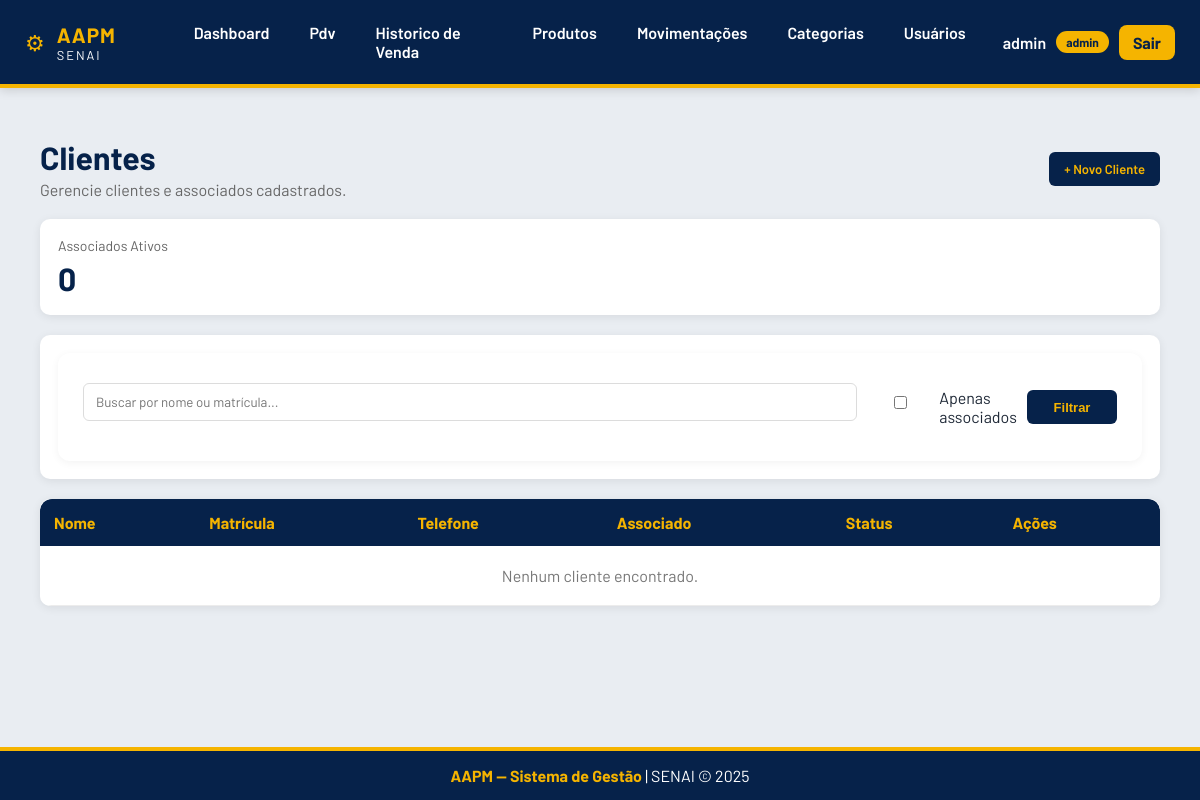
Page /clientes/ (signed in) on the earlier database version.
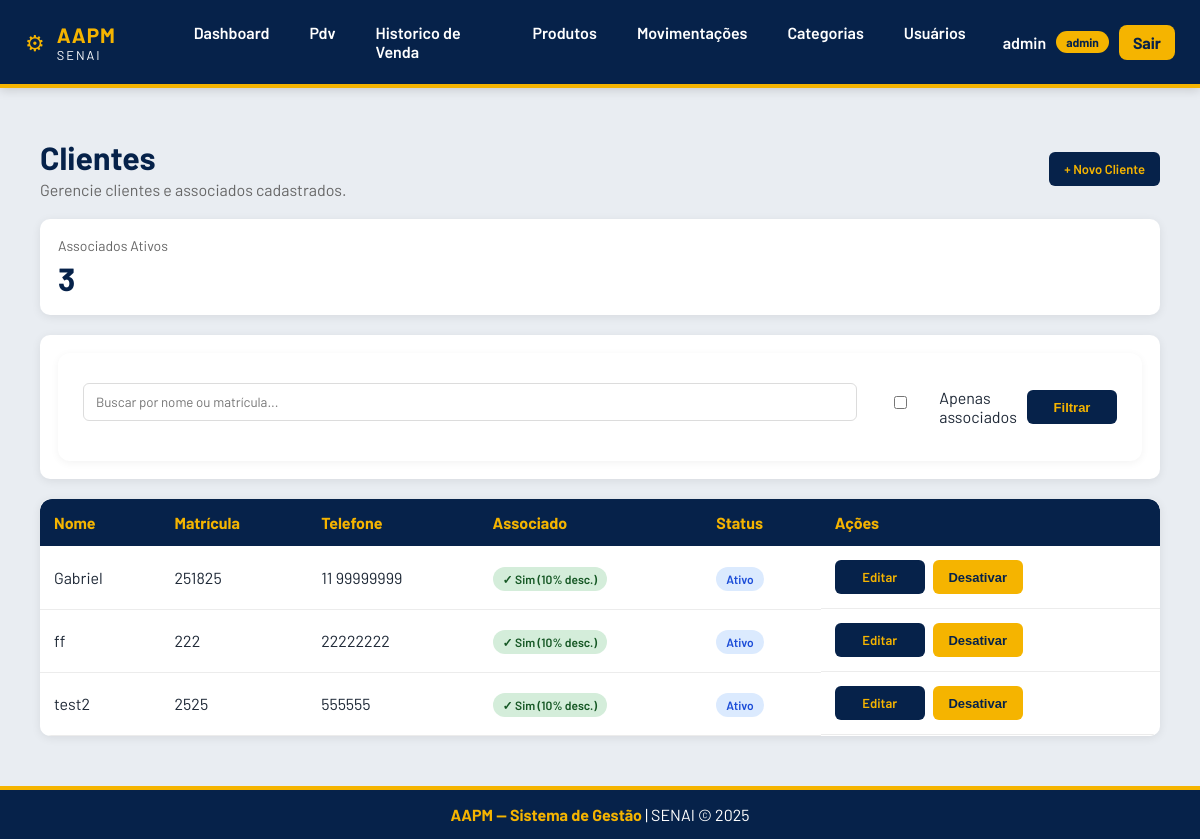
Same page on the later database version.
### app/models/cliente.py (models this page shows, shortened)
class Cliente(Base):
    __tablename__ = "clientes"
    id         = Column(Integer, primary_key=True, index=True)
    nome       = Column(String(150), nullable=False, index=True)
    matricula  = Column(String(50), nullable=True, unique=True)
    telefone   = Column(String(20), nullable=True)
    is_associado = Column(Boolean, default=False, nullable=False)
    ativo      = Column(Boolean, default=True)
    criado_em  = Column(DateTime, server_default=func.now())
    vendas = relationship("Venda", back_populates="cliente")

### app/controllers/cliente_controller.py (the view)
@router.get("/")
def listar_clientes(
    request: Request,
    busca: str = "",
    apenas_associados: bool = False,
    db: Session = Depends(get_db),
    admin = Depends(get_admin)
):
    query = db.query(Cliente)
    if busca:
        query = query.filter(
            Cliente.nome.ilike(f"%{busca}%") |
            Cliente.matricula.ilike(f"%{busca}%")
        )
    if apenas_associados:
        query = query.filter(Cliente.is_associado == True)
    clientes = query.order_by(Cliente.nome).all()
    total_associados = db.query(Cliente).filter(
        Cliente.is_associado == True,
        Cliente.ativo == True
    ).count()
    return templates.TemplateResponse(
        request,
        "clientes/index.html",
        {
            "request":           request,
            "usuario":           admin,
            "clientes":          clientes,
            "busca":             busca,
            "apenas_associados": apenas_associados,
            "total_associados":  total_associados,
        }
    )

### app/templates/clientes/index.html (shortened to what this page needs)
{% extends "base.html" %}
{% block extra_css %}
<link rel="stylesheet" href="/static/css/cliente-index.css">
{% endblock %}
{% block conteudo %}
<div class="clientes-page">
    <div class="clientes-header">
        <div>
            <h1>Clientes</h1>
            <p>Gerencie clientes e associados cadastrados.</p>
        </div>
        <a href="/clientes/novo" class="btn-cliente">
            + Novo Cliente
        </a>
    </div>
    <div class="cliente-stats-card">
        <span class="cliente-stats-title">
            Associados Ativos
        </span>
        <span class="cliente-stats-value">
            {{ total_associados }}
        </span>
    </div>
    <div class="cliente-filter-card">
        <form method="get" action="/clientes" class="cliente-filter-form">
            <input
                type="text"
                name="busca"
                placeholder="Buscar por nome ou matrícula..."
                value="{{ busca }}"
                class="cliente-search"
            >
            <label class="cliente-checkbox">
                <input
                    type="checkbox"
                    name="apenas_associados"
                    value="true"
                    {{ 'checked' if apenas_associados }}
                >
                Apenas associados
            </label>
            <button type="submit" class="btn-cliente">
                Filtrar
            </button>
        </form>
    </div>
    <div class="cliente-table-card">
        <table class="cliente-table">
            <thead>
                <tr>
                    <th>Nome</th>
                    <th>Matrícula</th>
                    <th>Telefone</th>
                    <th>Associado</th>
                    <th>Status</th>
                    <th>Ações</th>
                </tr>
            </thead>
            <tbody>
                {% for c in clientes %}
                <tr>
                    <td>{{ c.nome }}</td>
                    <td>
                        {{ c.matricula or "—" }}
                    </td>
                    <td>
                        {{ c.telefone or "—" }}
                    </td>
                    <td>
                        {% if c.is_associado %}
                        <span class="cliente-badge cliente-badge--associado">
                            ✓ Sim (10% desc.)
                        </span>
                        {% else %}
                        <span class="cliente-badge cliente-badge--normal">
                            Não
                        </span>
                        {% endif %}
                    </td>
                    <td>
                        {% if c.ativo %}
                        <span class="cliente-badge cliente-badge--ativo">
                            Ativo
                        </span>
                        {% else %}
                        <span class="cliente-badge cliente-badge--inativo">
                            Inativo
                        </span>
                        {% endif %}
                    </td>
                    <td class="cliente-actions">
                        <a
                            href="/clientes/{{ c.id }}/editar"
                            class="btn-cliente"
                        >
                            Editar
                        </a>
                        <form
                            action="/clientes/{{ c.id }}/toggle-ativo"
                            method="post"
                        >
                            <button
                                type="submit"
                                class="btn-cliente btn-cliente--warn"
                            >
                                {{ "Desativar" if c.ativo else "Ativar" }}
                            </button>
                        </form>
                    </td>
                </tr>
                {% endfor %}
                {% if not clientes %}
                <tr>
                    <td colspan="6" class="cliente-empty">
                        Nenhum cliente encontrado.
                    </td>
                </tr>
                {% endif %}
            </tbody>
        </table>
    </div>
</div>
{% endblock %}

### app/templates/base.html (shortened to what this page needs)
<!DOCTYPE html>
<html lang="pt-br">
<head>
  <link rel="stylesheet" href="/static/css/base.css">
  <link rel="stylesheet" href="/static/css/auth.css">
  <link rel="stylesheet" href="/static/css/index-inicial.css">
  <link rel="stylesheet" href="/static/css/index-categorias.css">
  {% block extra_css %}{% endblock %}
</head>
<body>
  <header class="header">
    <div class="header-inner">
      <div class="logo-area">
        <div class="logo-icon">⚙</div>
        <div class="logo-text">
          <span class="logo-aapm">AAPM</span>
          <span class="logo-senai">SENAI</span>
        </div>
      </div>
      {% if usuario %}
      <nav class="nav">
        <a href="/"  class="nav-link">Dashboard</a>
        <a href="/pdv/"   class="nav-link">Pdv</a>
        <a href="/pdv/historico"   class="nav-link">Historico de Venda</a>
        <a href="/produtos"   class="nav-link">Produtos</a>
        {% if usuario.role == 'admin' %}
        <a href="/movimentacoes" class="nav-link">Movimentações</a>
        <a href="/categorias" class="nav-link">Categorias</a>
          <a href="/usuarios" class="nav-link">Usuários</a>
        {% endif %}
      </nav>
      <div class="header-user">
        <span class="header-user__name">{{ usuario.nome }}</span>
        <span class="role-badge role-badge--{{ usuario.role|lower }}">{{ usuario.role }}</span>
        <a href="/auth/logout" class="btn-logout">Sair</a>
      </div>
      {% endif %}
    </div>
  </header>
  <main class="main-content">
    {% block conteudo %}{% endblock %}
  </main>
  <footer class="footer">
    <div class="footer-inner">
      <span class="footer-brand">AAPM &mdash; Sistema de Gestão</span>
      <span class="footer-sep">|</span>
      <span class="footer-info">SENAI &copy; 2025</span>
    </div>
  </footer>
</body>
</html>

### app/static/css/base.css (style rules this page uses)
* { margin:0; padding:0; box-sizing:border-box; }
body { font-family:'Barlow', sans-serif; background:#e9edf2; color:#1f2937; min-height:100vh; display:flex; flex-direction:column; }
.header { background:#06224a; border-bottom:4px solid #f5b400; box-shadow:0 2px 10px rgba(0,0,0,.15); }
.header-inner { max-width:1200px; margin:auto; padding:15px 25px; display:flex; align-items:center; justify-content:space-between; }
.logo-area { display:flex; align-items:center; gap:12px; }
.logo-icon { color:#f5b400; font-size:22px; }
.logo-text { display:flex; flex-direction:column; }
.logo-aapm { color:#f5b400; font-weight:700; font-size:1.3rem; letter-spacing:1px; justify-content:space-between; width:100px; }
.logo-senai { color:#fff; font-size:.8rem; letter-spacing:2px; }
.nav { display:flex; gap:12px; justify-content:space-between; width:800px; }
.nav-link { text-decoration:none; color:white; font-weight:600; padding:8px 14px; border-radius:8px; transition:.3s; }
.header-user { display:flex; align-items:center; gap:10px; }
.header-user__name { color:white; font-weight:600; }
.role-badge { padding:4px 10px; border-radius:20px; font-size:.75rem; font-weight:700; }
.role-badge--admin { background:#f5b400; color:#06224a; }
.btn-logout { text-decoration:none; background:#f5b400; color:#06224a; padding:8px 14px; border-radius:8px; font-weight:700; transition:.3s; }
.main-content { width:100%; max-width:1200px; margin:30px auto; padding:0 20px; flex:1; }
table { width:100%; border-collapse:collapse; background:white; border-radius:12px; overflow:hidden; }
thead { background:#06224a; color:#f5b400; }
th { padding:14px; text-align:left; }
td { padding:14px; border-bottom:1px solid #e5e7eb; }
form { background:white; padding:25px; border-radius:12px; box-shadow:0 2px 8px rgba(0,0,0,.05); }
input, select, textarea { width:100%; padding:12px; border:1px solid #d1d5db; border-radius:8px; margin-top:5px; margin-bottom:15px; font-family:'Barlow', sans-serif; }
.footer { background:#06224a; border-top:4px solid #f5b400; }
.footer-inner { max-width:1200px; margin:auto; padding:15px; text-align:center; color:white; }
.footer-brand { color:#f5b400; font-weight:700; }

Differences in the rows shown:
added Cliente: nome "Gabriel", matricula "251825", telefone "11 99999999", is_associado "✓ Sim (10% desc.)", shows "Ativo", ativo "Desativar"
added Cliente: nome "ff", matricula "222", telefone "22222222", is_associado "✓ Sim (10% desc.)", shows "Ativo", ativo "Desativar"
added Cliente: nome "test2", matricula "2525", telefone "555555", is_associado "✓ Sim (10% desc.)", shows "Ativo", ativo "Desativar"
Other differences:
{{ total_associados }}: "0" → "3"
text no longer shown: "Nenhum cliente encontrado."
